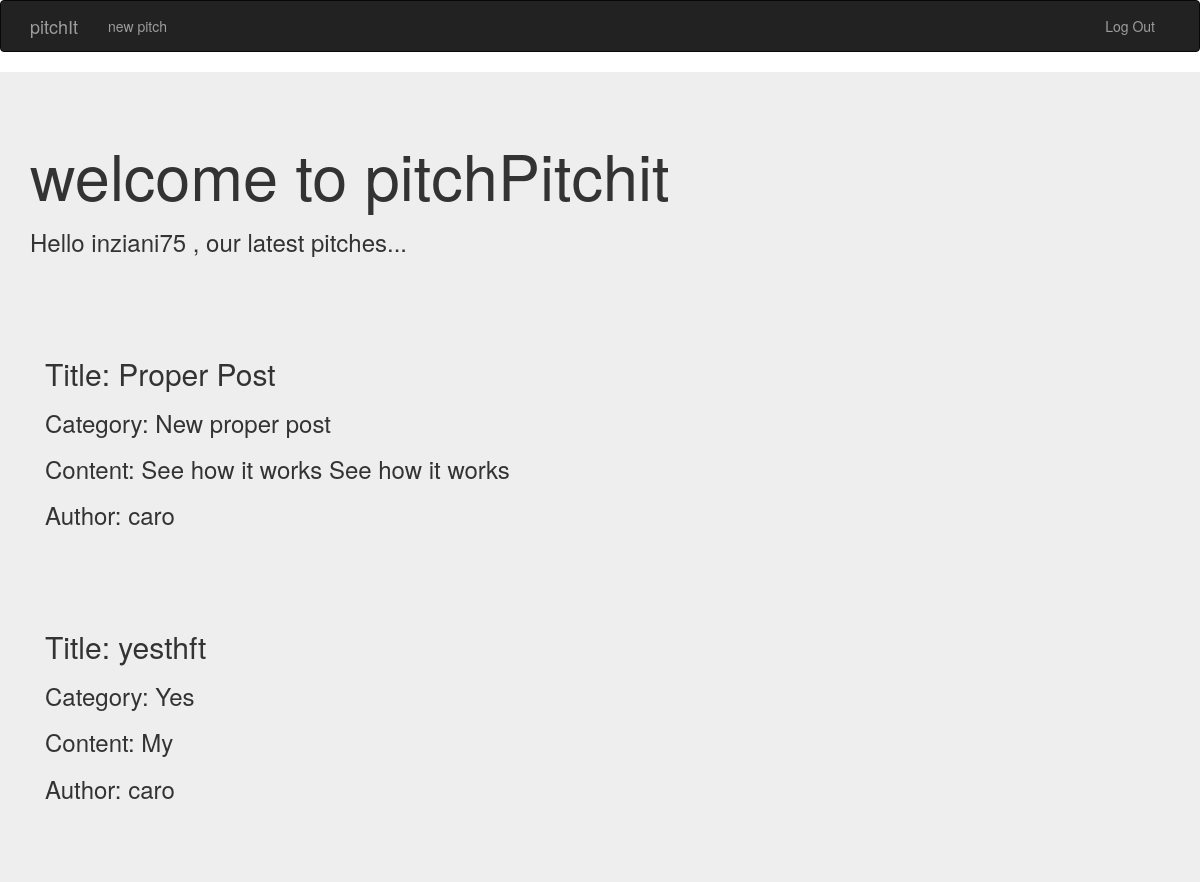
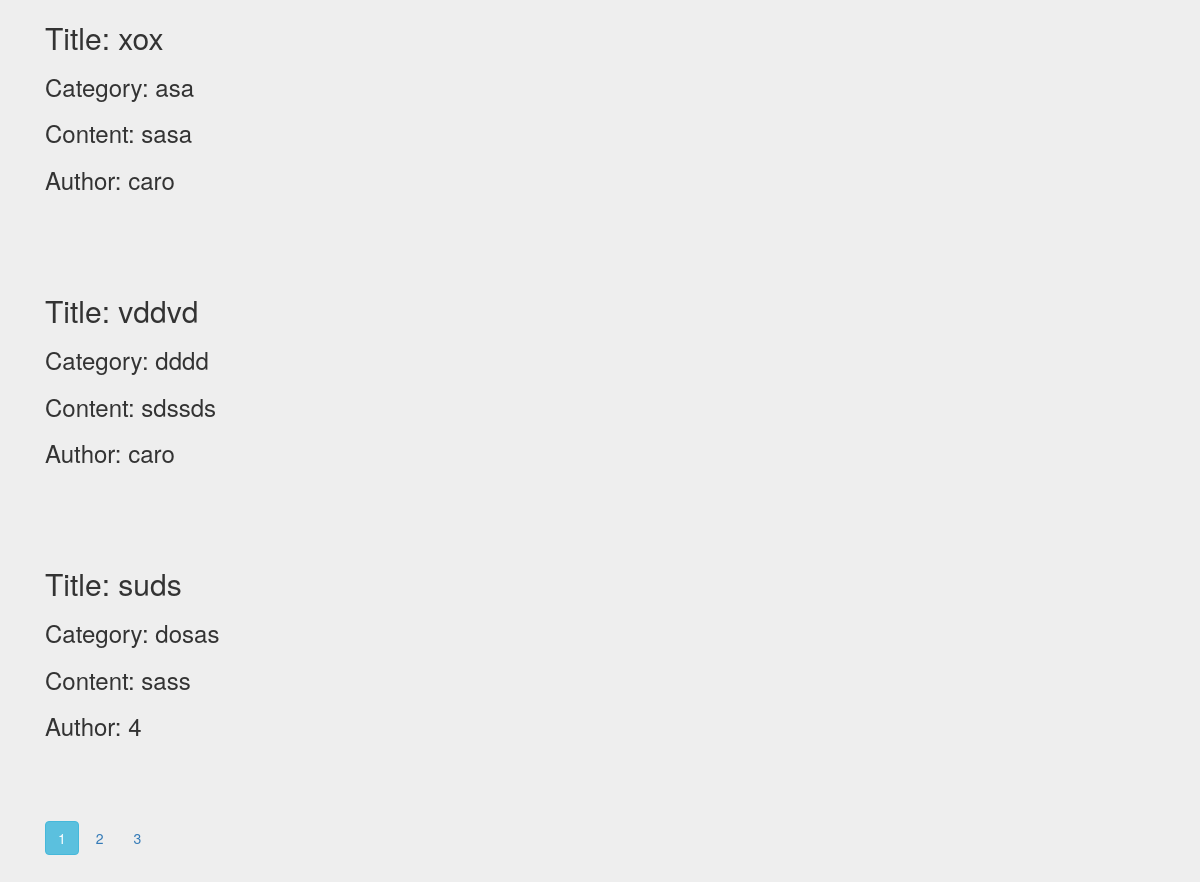
Page /home (signed in) on the committed database (2 pictures, top to bottom).
### app/models.py (models this page shows, shortened)
class User(UserMixin, db.Model):
  __tablename__ = 'users'
  id = db.Column(db.Integer, primary_key = True)
  username = db.Column(db.String(20), unique=True, nullable=False, index=True)
  email = db.Column(db.String(125), unique=True, nullable=False, index=True)
  image_file = db.Column(db.String(20), nullable=False, default='default.jpg')
  password_hash = db.Column(db.String(80), nullable=False)
  pitches = db.relationship('Pitch', backref='user', lazy='dynamic')
  @property
  def password(self):
    raise AttributeError('password is not a readable attribute')

class Pitch(db.Model):
  __tablename__ = 'pitches'
  id = db.Column(db.Integer, primary_key = True)
  title = db.Column(db.String(125), nullable=False)
  category = db.Column(db.String(100), nullable=False)
  content = db.Column(db.Text, nullable=False)
  date_posted = db.Column(db.DateTime, nullable=False, default=datetime.utcnow)
  user_id = db.Column(db.Integer, db.ForeignKey('users.id'), nullable=False)

### app/main/views.py (the view)
@main.route('/')
@main.route('/home')
@login_required
def home():
  page = request.args.get('page', 1, type=int)
  pitches = Pitch.query.order_by(Pitch.category).paginate(page=page, per_page=5)
  comments=Comment.query.order_by(Comment.timestamp.asc())#.paginate(page=page, per_page=5)) # Addition of comments
  return render_template('home.html', pitches=pitches)

### app/models.py (called while the page is built)
@login_manager.user_loader
def load_user(user_id):
  return User.query.get(int(user_id))

### app/templates/home.html
{% extends "base.html" %}
{% import 'bootstrap/wtf.html' as wtf %}
{% block content%}
<div class="jumbotron">
    <div class="container">
      <h1 class="mb-3">welcome to pitchPitchit</h1>
      <h3 class="mb-3">
          Hello
          {% if current_user.is_authenticated %}
          {{ current_user.username }} {% else %}
              Stranger
          {% endif %}, our latest pitches...
      </h3>
      <hr>
      <br>
      <br>
      <div class="container">
          {% for pitch in pitches.items %}
            <h2> Title: {{pitch.title}}</h2>
            <h3>Category: {{pitch.category}}</h3>
            <h3>Content: {{pitch.content}}</h3>
            <h3>Author: {{pitch.user_id}}</h3>
            <hr>
            <br>
            <br>
          {% endfor %}
        {% for page_num in pitches.iter_pages(left_edge=1, right_edge=1, left_current=1, right_current=2) %}
          {% if page_num %}
            {% if pitches.page == page_num %}
              <a class="btn btn-info btn-info mb-5" href="{{ url_for('main.home', page=page_num)}}">{{page_num}}</a>
            {% else %}
              <a class="btn btn-outline-info  mb-5" href="{{ url_for('main.home', page=page_num)}}">{{page_num}}</a>
            {% endif %}
          {% else %}
            ...
          {% endif %}
        {% endfor %}
        </div>
</div>
{% endblock %}

### app/templates/base.html (shortened to what this page needs)
{% extends "bootstrap/base.html" %}
{% block styles %}
    {{ super() }}
    <link rel="stylesheet" href="{{url_for('static',filename='css/styles.css')}}">
{% endblock %}
{% block navbar %}
    {% include 'navbar.html' %}
{% endblock %}

### app/templates/navbar.html (shortened to what this page needs)
{% block navbar %}
<div class="navbar navbar-inverse display-4" role="navigation">
    <div class="container">
        <div class="navbar-header">
            <a class="navbar-brand" href="{{ url_for('main.home') }}">pitchIt</a>
        </div>
        <div class="navbar-collapse collapse">
            <ul class="nav navbar-nav">
                {% if current_user.is_authenticated %}
                        <li><a href="{{url_for('main.new_pitch')}}">new pitch</a></li>
                {% else %}
                <li><a href="{{ url_for('auth.login') }}">Log In</a></li>
                {% endif %}
            </ul>
            <ul class="nav navbar-nav navbar-right">
              {% if current_user.is_authenticated %}
              <li><a href="{{ url_for('auth.logout') }}">Log Out</a></li>
              {% endif %}
            </ul>
        </div>
    </div>
</div>
{% endblock %}

### rows in the picture
User: username "inziani75"
Pitch: title "Proper Post", category "New proper post", content "See how it works See how it works", user_id "caro"
Pitch: title "yesthft", category "Yes", content "My", user_id "caro"
Pitch: title "xox", category "asa", content "sasa", user_id "caro"
Pitch: title "vddvd", category "dddd", content "sdssds", user_id "caro"
Pitch: title "suds", category "dosas", content "sass", user_id "4"

### other values in the picture
{{ page_num }} "1"
{{ page_num }} "2" "3"
